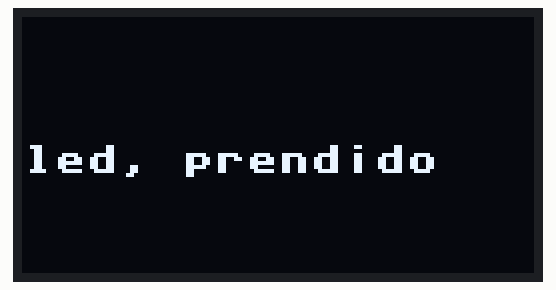
Recording of a program running on a simulated ESP32 board running MicroPython. Shown: 128×64 one-colour display. What the program prints to the serial console is not drawn.

Above: at 2.1 s.
At 4.1 s:
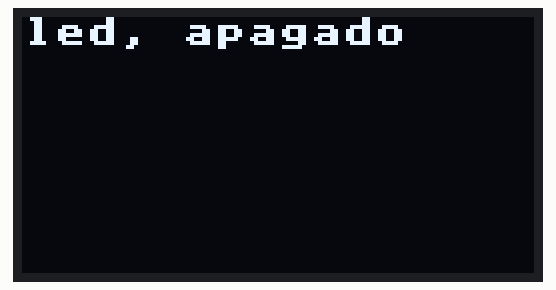

The program:

Pantalla_Oled.py
```python
from machine import RTC, I2C, Pin
from ssd1306 import SSD1306_I2C
import time

print("Conectando ...")
oled = SSD1306_I2C(128, 64, I2C(0,scl=Pin(22), sda=Pin(21)))
oled.fill(0)
oled.text("Conectando ...", 0, 0)
oled.show()
time.sleep(2)


while True:
	print('led, prendido')
	oled.fill(0)
	oled.text('led, prendido',0,32)
	oled.show()
	time.sleep(2)
	print('led, apagado')
	oled.fill(0)
	oled.text('led, apagado',0,0)
	oled.show()
	time.sleep(2)
```

Measured:
- what the display in image 0 shows lasts 2.0 s, from 2.1 s to 4.1 s
